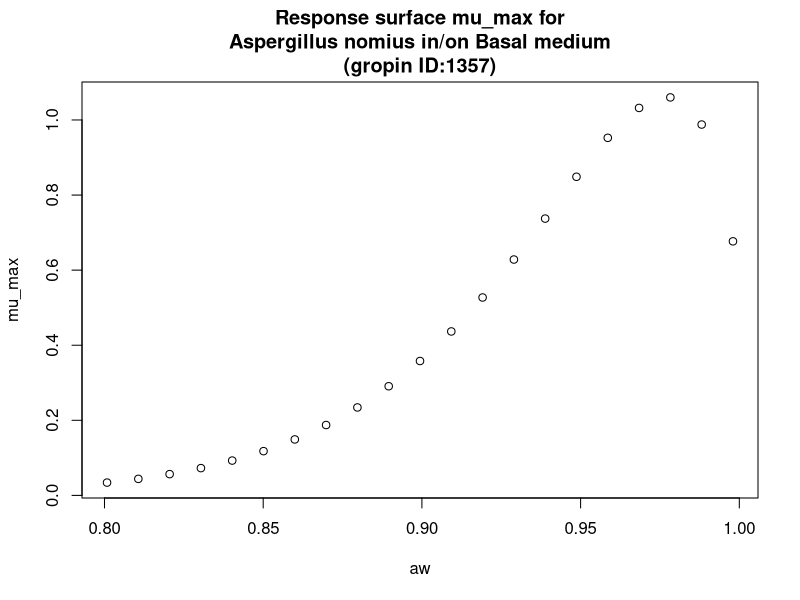

Generate this figure with R:
#############################
# start of Parameter script
#############################
aw <- seq(0.8008,0.998001998001998,length.out=21)
#############################
# end of Parameter script
#############################
############################# 
# start of Model script Gropin ID 1357 
#############################
 
# constant coefficients for this model
 
variables <- data.frame(aw)
argumentsPar <- expand.grid(variables)
 
# heart of the model
response_surface <- function(aw) {
   mumax <-exp(-0.8461+11.960*sqrt(1-aw)-39.51*(sqrt(1-aw))^2)

return(mumax=mumax)
} 

# output parameters
mumax <- cbind(argumentsPar,response_surface(argumentsPar['aw']))
colnames(mumax) <- c(colnames(argumentsPar),'mumax')
#############################
# End of Model script
#############################
############################# 
# start of Visualisation script Gropin ID 1357 
#############################
plot(aw,mumax$mumax,
                          xlab='aw',
                          ylab='mu_max',main='Response surface mu_max for
Aspergillus nomius in/on Basal medium
(gropin ID:1357)')
#############################
# End of Visualisation script
#############################
